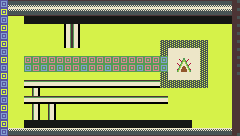

Below is a game level as drawn by its tile map, then a one-line description and the .tmx file that defines it, in full:
An orthogonal 30x17 tile map with 8x8 px tiles, 1 tile layer (piso) and 7 objects (gem).

<map version="1.10" tiledversion="1.12.2" orientation="orthogonal" renderorder="right-down" width="30" height="17" tilewidth="8" tileheight="8" infinite="0" nextlayerid="8" nextobjectid="76">
 <editorsettings>
  <export format="lua" />
 </editorsettings>
 <tileset firstgid="1" name="fondo_tileset2" tilewidth="8" tileheight="8" tilecount="144" columns="12">
  <image source="fondo_tileset2.png" width="96" height="96" />
 </tileset>
 <layer id="1" name="piso" width="30" height="17">
  <data encoding="csv">
114,2,2,2,2,2,2,2,2,2,2,2,2,2,2,2,2,2,2,2,2,2,2,2,2,2,2,2,2,11,
135,26,26,26,26,26,26,26,26,26,26,26,26,26,26,26,26,26,26,26,26,26,26,26,26,26,26,26,26,11,
114,124,124,84,84,84,84,84,84,84,84,84,84,84,84,84,84,84,84,84,84,84,84,84,84,84,84,84,84,11,
135,124,124,124,124,124,124,124,536870965,2684354613,124,124,124,124,124,124,124,124,124,124,124,124,124,124,124,124,124,124,124,11,
114,124,124,124,124,124,124,124,536870965,2684354613,124,124,124,124,124,124,124,124,124,124,124,124,124,124,124,124,124,124,124,11,
135,124,124,124,124,124,124,124,536870965,2684354613,124,124,124,124,124,124,124,124,124,124,118,118,118,118,118,118,124,124,124,11,
114,124,124,124,124,124,124,124,124,124,124,124,124,124,124,124,124,124,124,124,118,83,83,83,83,118,124,124,124,11,
135,124,124,137,137,137,137,137,137,137,137,137,137,137,137,137,137,137,137,137,138,83,59,60,83,118,124,124,124,11,
114,124,124,138,137,138,137,138,137,137,138,137,137,138,137,137,137,138,137,137,138,83,71,72,83,118,124,124,124,11,
135,124,124,124,124,124,124,124,124,124,124,124,124,124,124,124,124,124,124,124,118,83,83,83,83,118,124,124,124,11,
114,124,124,3221225525,3221225525,3221225525,3221225525,3221225525,3221225525,3221225525,3221225525,3221225525,3221225525,3221225525,3221225525,3221225525,3221225525,3221225525,3221225525,3221225525,118,118,118,118,118,118,124,124,124,22,
135,124,124,124,2684354613,124,124,124,124,124,124,124,124,124,124,124,124,124,124,124,124,124,124,124,124,124,124,124,124,22,
114,124,124,3221225525,3221225525,3221225525,3221225525,3221225525,3221225525,3221225525,3221225525,3221225525,3221225525,3221225525,3221225525,3221225525,3221225525,3221225525,3221225525,3221225525,3221225525,124,124,124,124,124,124,124,124,22,
135,124,124,124,2684354613,124,2684354613,124,124,124,124,124,124,124,124,124,124,124,124,124,124,124,124,124,124,124,124,124,124,22,
114,124,124,124,2684354613,124,2684354613,124,124,124,124,124,124,124,124,124,124,124,124,124,124,124,124,124,124,124,124,124,124,22,
135,124,124,84,84,84,84,84,84,84,84,84,84,84,84,84,84,84,84,84,84,84,84,84,124,124,124,124,124,22,
114,26,26,26,26,26,26,26,26,26,26,26,26,26,26,26,26,26,26,26,26,26,26,26,26,26,26,26,26,35
</data>
 </layer>
 <objectgroup id="2" name="paredes">
  <object id="65" x="232.25" y="1.5" width="7.5" height="134.25" />
  <object id="66" x="0.25" y="0.25" width="9.25" height="135.083" />
  <object id="68" x="10.5" y="120.167" width="220.5" height="14.8333" />
  <object id="69" x="9" y="0.5" width="222" height="26.3333" />
 </objectgroup>
 <objectgroup id="5" name="puerta">
  <object id="70" x="177" y="55.5003" width="15" height="16">
   <properties>
    <property name="destino" value="plano" />
   </properties>
  </object>
 </objectgroup>
 <objectgroup id="6" name="spawn">
  <object id="71" x="22.5" y="32.333" width="14" height="16">
   <properties>
    <property name="desde" value="presentacion1" />
   </properties>
  </object>
 </objectgroup>
 <objectgroup id="7" name="objeto">
  <object id="75" name="gem" x="191.421" y="103.501" width="8.16137" height="8.53234" />
 </objectgroup>
</map>
